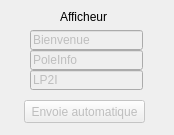
<?xml version="1.0" encoding="UTF-8"?>
<ui version="4.0">
 <class>Dialog</class>
 <widget class="QDialog" name="Dialog">
  <property name="geometry">
   <rect>
    <x>0</x>
    <y>0</y>
    <width>174</width>
    <height>135</height>
   </rect>
  </property>
  <property name="windowTitle">
   <string>Dialog</string>
  </property>
  <widget class="QPushButton" name="pushButtonSend">
   <property name="enabled">
    <bool>false</bool>
   </property>
   <property name="geometry">
    <rect>
     <x>24</x>
     <y>100</y>
     <width>121</width>
     <height>23</height>
    </rect>
   </property>
   <property name="text">
    <string>Envoie automatique</string>
   </property>
  </widget>
  <widget class="QLineEdit" name="messageInput">
   <property name="enabled">
    <bool>false</bool>
   </property>
   <property name="geometry">
    <rect>
     <x>30</x>
     <y>30</y>
     <width>113</width>
     <height>20</height>
    </rect>
   </property>
   <property name="text">
    <string>Bienvenue</string>
   </property>
  </widget>
  <widget class="QLabel" name="label_2">
   <property name="geometry">
    <rect>
     <x>60</x>
     <y>10</y>
     <width>47</width>
     <height>14</height>
    </rect>
   </property>
   <property name="text">
    <string>Afficheur</string>
   </property>
  </widget>
  <widget class="QLineEdit" name="messageInput2">
   <property name="enabled">
    <bool>false</bool>
   </property>
   <property name="geometry">
    <rect>
     <x>30</x>
     <y>50</y>
     <width>113</width>
     <height>20</height>
    </rect>
   </property>
   <property name="text">
    <string>PoleInfo</string>
   </property>
  </widget>
  <widget class="QLineEdit" name="messageInput3">
   <property name="enabled">
    <bool>false</bool>
   </property>
   <property name="geometry">
    <rect>
     <x>30</x>
     <y>70</y>
     <width>113</width>
     <height>20</height>
    </rect>
   </property>
   <property name="text">
    <string>LP2I</string>
   </property>
  </widget>
 </widget>
 <resources/>
 <connections/>
</ui>
